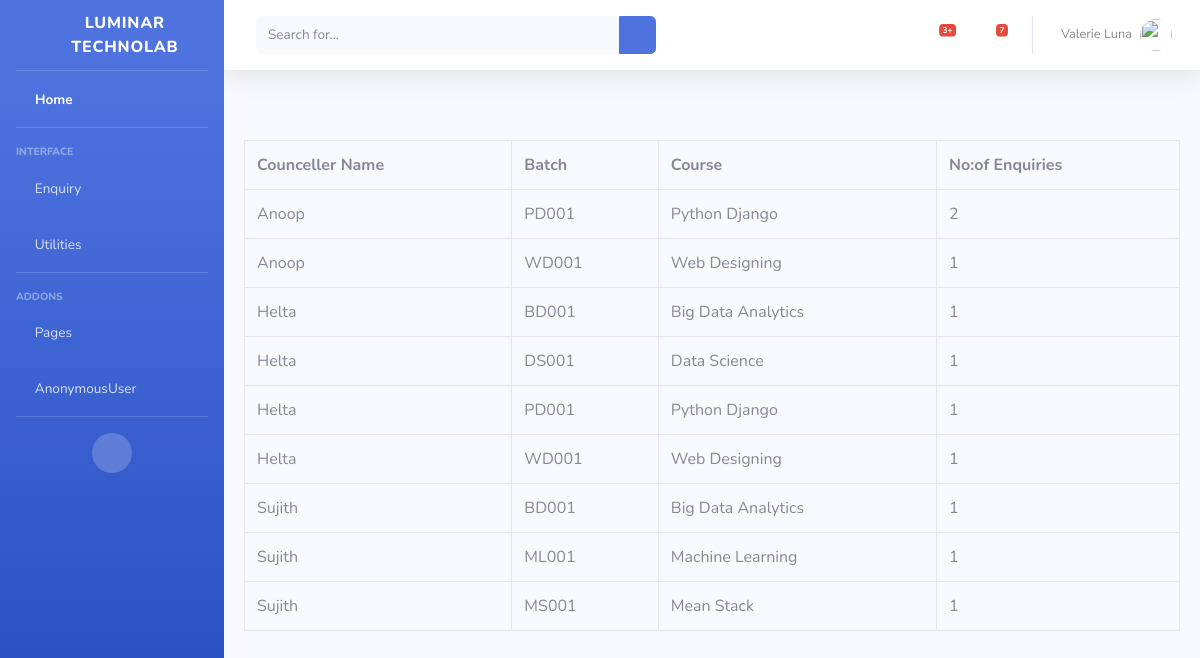
/Enquiry/concellerreport, run on the app's committed database.
### Enquiry/models.py (models this page shows, shortened)
class Counceller(models.Model):
    Counceller_name=models.CharField(max_length=150)
    Contact=models.IntegerField()

class Batch(models.Model):
    Batch=models.CharField(max_length=150,unique=True)
    Course=models.ForeignKey(Course,on_delete=models.CASCADE)
    Date = models.DateField()
    Action = (
        ('1', 'Yet to Begin'),
        ('2', 'Started'),
        ('3', 'Completed')
    )
    Status = models.CharField(max_length=100, choices=Action)

### Enquiry/views.py (the view)
# urls.py: path('concellerreport',CouncellerReport.as_view(),name='counceller'),
class CouncellerReport(TemplateView):
    model=Enquiry
    template_name = 'Report/counceller_report.html'
    def get(self, request, *args, **kwargs):
        qs=Enquiry.objects.all().values('Counceller__Counceller_name','Batch__Batch','Batch__Course__Course').annotate(studentno=(Count('Counceller__Counceller_name')))
        context={}
        context['form']=qs
        return render(request,self.template_name,context)

### Enquiry/templates/Report/counceller_report.html
<!DOCTYPE html>
{% extends 'index/index1.html' %}
{% block content %}
<div class="card-body" style="margin-top: 50px">
    <div class="table-responsive">
        <table class="table table-bordered" id="dataTable" width="100%" cellspacing="0">
        <tr>
            <th>Counceller Name</th>
            <th>Batch</th>
            <th>Course</th>
            <th>No:of  Enquiries</th>
        </tr>
            {% for data in form %}
            <tr>
            <td>{{ data.Counceller__Counceller_name }}</td>
            <td>{{ data.Batch__Batch}}</td>
            <td>{{ data.Batch__Course__Course }}</td>
            <td>{{ data.studentno }}</td>
            </tr>
            {% endfor %}
        </table>
    </div>
</div>
{% endblock %}

### data on the page
Counceller: Counceller__Counceller_name "Anoop", Batch__Batch "PD001", Batch__Course__Course "Python Django", studentno "2"
Batch: Counceller__Counceller_name "Anoop", Batch__Batch "WD001", Batch__Course__Course "Web Designing", studentno "1"
Counceller: Counceller__Counceller_name "Helta", Batch__Batch "BD001", Batch__Course__Course "Big Data Analytics", studentno "1", Batch__Batch "DS001", Batch__Course__Course "Data Science"
Batch: Counceller__Counceller_name "Sujith", Batch__Batch "MS001", Batch__Course__Course "Mean Stack", studentno "1"

### other printed values
{{ user }} "AnonymousUser"
{{ data.Counceller__Counceller_name }} "Helta" "Helta" "Sujith" "Sujith"
{{ data.Batch__Batch }} "PD001" "WD001" "BD001" "ML001"
{{ data.Batch__Course__Course }} "Python Django" "Web Designing" "Big Data Analytics" "Machine Learning"
{{ data.studentno }} "1" "1" "1" "1"
